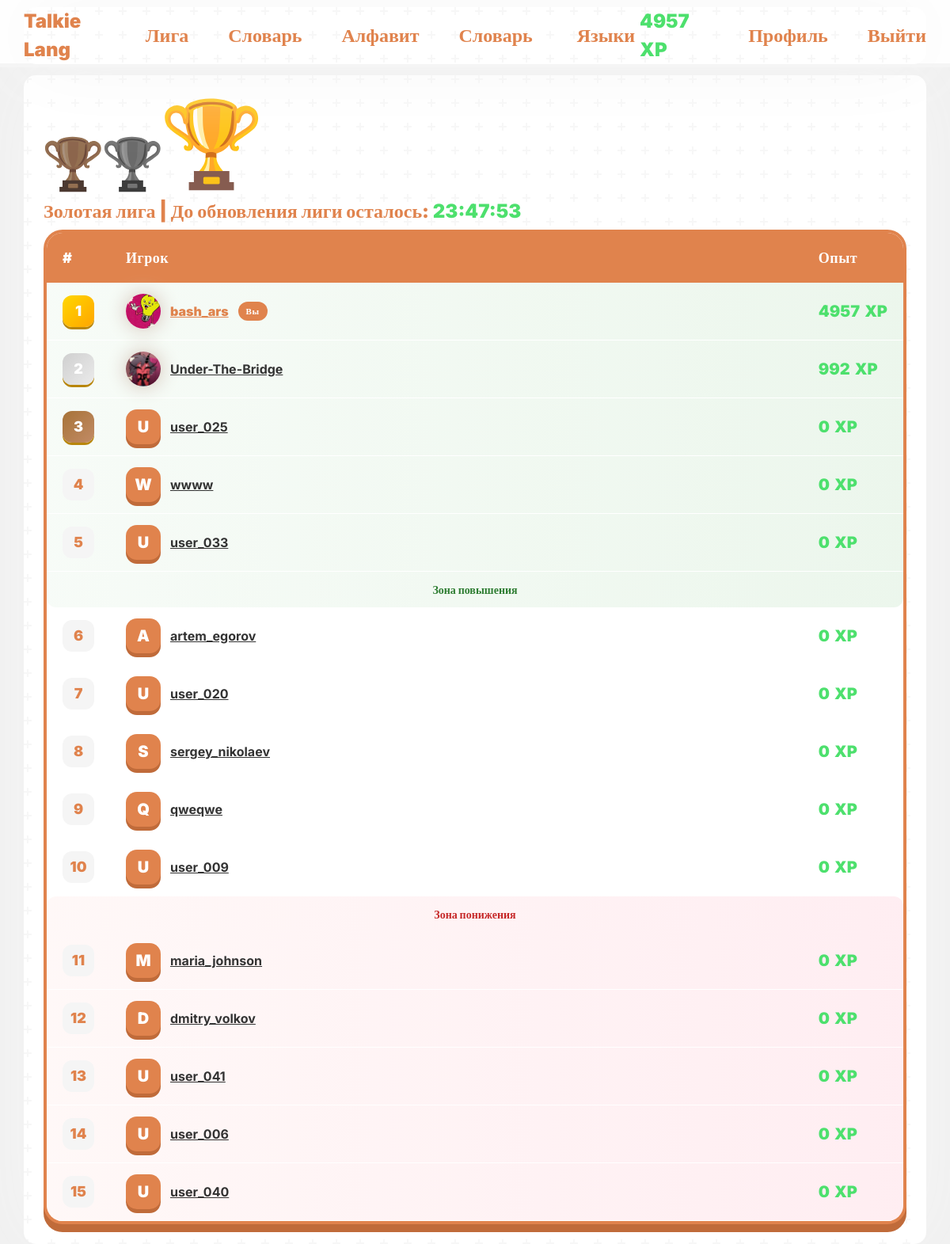
/league/index.php (signed in), run on the app's committed database.
### tables this page shows
CREATE TABLE `users` (
  `user_id` int NOT NULL,
  `user_login` text NOT NULL,
  `user_email` text NOT NULL,
  `user_password` text NOT NULL,
  `user_pfp` text NOT NULL,
  `user_role` enum('user','admin') NOT NULL DEFAULT 'user',
  `user_weekly_xp` int NOT NULL DEFAULT '0',
  `user_league` int NOT NULL DEFAULT '1'
);

CREATE TABLE `leagues` (
  `league_id` int NOT NULL,
  `league_name` text NOT NULL
);

CREATE TABLE `league_users` (
  `id` int NOT NULL,
  `user_id` int NOT NULL,
  `weekly_league_id` varchar(12) NOT NULL
);

### connection-db.php (called while the page is built, shortened)
<?php
$conn = mysqli_connect("localhost","root","","Lang");
if(isset($_SESSION["id"])){
    $id = $_SESSION["id"];
    $user = mysqli_fetch_assoc(mysqli_query($conn, "select * from users join leagues on leagues.league_id = users.user_league where user_id = $id"));
}

### league/index.php (the view, shortened to what this page needs)
<?php
require "../connection-db.php";
$id = $_SESSION["id"];
$inLeague = false;
if (mysqli_num_rows(mysqli_query($conn, "SELECT * FROM `league_users` where user_id = $id")) != 0) {
    $inLeague = true;
    $league_id = mysqli_fetch_array(mysqli_query($conn, "SELECT * FROM `league_users` where user_id = $id"))[2];
    $sql = "select * from weekly_league join league_users on league_users.weekly_league_id = weekly_league.id join users on users.user_id = league_users.user_id where weekly_league.id = '$league_id'  ORDER BY users.user_weekly_xp DESC";
    $league = mysqli_fetch_all(mysqli_query($conn, $sql), MYSQLI_ASSOC);
}
?>
<!DOCTYPE html>
<html lang="en">
<?php include "../components/head.php"; ?>
<body>
    <?php include "../components/header.php"; ?>
    <main class="container">
        <?php if ($inLeague): ?>
            <div>
                <div class="d-flex align-items-end mb-2">
                    <img class="trophy copper <?= $user["league_name"] == 'Бронзавая лига' ? "active" : "" ?>"
                        src="../assets/trophy-svgrepo-com.svg" alt="">
                    <img class="trophy silver <?= $user["league_name"] == 'Серебряная лига' ? "active" : "" ?>"
                        src="../assets/trophy-svgrepo-com.svg" alt="">
                    <img class="trophy gold <?= $user["league_name"] == 'Золотая лига' ? "active" : "" ?>"
                        src="../assets/trophy-svgrepo-com.svg" alt="">
                </div>
                <h4 style="color: var(--main-color); font-weight: 900;"><?= $user["league_name"] ?> | До обновления лиги
                    осталось: <span class="timer" style="color: var(--green-color);"></span></h4>
            </div>
            <div class="league-table-wrapper">
                <table class="league-table">
                    <thead>
                        <tr>
                            <th>#</th>
                            <th>Игрок</th>
                            <th>Опыт</th>
                        </tr>
                    </thead>
                    <tbody>
                        <?php
                        $count = 0;
                        foreach ($league as $us):
                            $count++;
                            $rank = ($count == 1) ? 'top-rank' : (($count == 2) ? 'mid-rank' : (($count == 3) ? 'bottom-rank' : ''));
                            $row = ($count >= 1 && $count <= 5) ? 'green' : (($count > 10 && $count <= 15) ? 'red' : '');
                            ?>
                            <tr class="league-row <?= $row ?>" style="animation: t <?= $count / 10 ?>s ease;">
                                <td class="rank-cell">
                                    <span class="rank-number <?= $rank ?>">
                                        <?= $count ?>
                                    </span>
                                </td>
                                <td class="player-cell">
                                    <div class="player-info">
                                        <?php if (empty($us["user_pfp"])): ?>
                                            <div class="player-avatar">
                                                <?= strtoupper($us["user_login"][0]) ?>
                                            </div>
                                        <?php else: ?>
                                            <img class="player-avatar pfp" src="/images/<?= $us["user_pfp"] ?>" alt="">
                                        <?php endif; ?>
                                        <a href="/profile/?user=<?= $us["user_login"] ?>"
                                            class="player-name <?= ($us["user_id"] == $user["user_id"]) ? 'current-user-name' : '' ?> <?= $rank ?>">
                                            <?= $us["user_login"] ?>
                                        </a>
                                        <?php if ($us["user_id"] == $user["user_id"]): ?>
                                            <span class="you-badge">Вы</span>
                                        <?php endif; ?>
                                    </div>
                                </td>
                                <td class="xp-cell">
                                    <div class="xp-display">
                                        <span class="xp-value"><?= $us["user_weekly_xp"] ?></span>
                                        <span class="xp-value">XP</span>
                                    </div>
                                </td>
                            </tr>
                            <?php if ($count == 5): ?>
                                <tr class="separator-row promotion-separator">
                                    <td colspan="3">
                                        <div class="zone-divider promotion">
                                            <span>Зона повышения</span>
                                        </div>
                                    </td>
                                </tr>
                            <?php endif; ?>
                            <?php if ($count == 10): ?>
                                <tr class="separator-row demotion-separator">
                                    <td colspan="3">
                                        <div class="zone-divider demotion">
                                            <span>Зона понижения</span>
                                        </div>
                                    </td>
                                </tr>
                            <?php endif; ?>
                        <?php endforeach; ?>
                    </tbody>
                </table>
            </div>
        <?php endif; ?>
    </main>
</body>
</html>

### components/header.php (shortened to what this page needs)
<header>
    <div class="nav-bar">
        <div class="container header">
            <div>
                <a class="header-btns" href="/?lang=<?= $_SESSION["lang"] ?>">Talkie Lang</a>
                <a class="header-btns" href="/league">Лига</a>
                <?php if (!isset($_SESSION["lang"])): ?>
                    <a class="header-btns" href="/dictionary">Словарь</a>
                <?php endif; ?>
                <a class="header-btns" href="/letters">Алфавит</a>
                <a class="header-btns" href="/dictionary">Словарь</a>
                <div class="dropdown">
                    <button class="header-btns" type="button" data-bs-toggle="dropdown" aria-expanded="false">
                        Языки
                    </button>
                </div>
            </div>
            <div>
                <?php if (!isset($_SESSION["id"])): ?>
                    <a class="header-btns" href="/welcome/">Вход</a>
                    <a class="header-btns" href="/register/">Регистрация</a>
                <?php else: ?>
                    <p class="xp"><?= $user["user_weekly_xp"] ?> XP</p>
                    <a class="header-btns" href="/profile/">Профиль</a>
                    <a class="header-btns" href="/logout.php">Выйти</a>
                <?php endif; ?>
            </div>
        </div>
    </div>
</header>

### data on the page
users: user_weekly_xp "4957", user_league.league_name "Золотая лига"
league_users: user.user_pfp (picture), user.user_login "bash_ars", shows "Вы", user.user_weekly_xp "4957"
league_users: user.user_pfp (picture), user.user_login "Under-The-Bridge", user.user_weekly_xp "992"
league_users: user.user_login "U", user.user_login "user_025", user.user_weekly_xp "0"
league_users: user.user_login "W", user.user_login "wwww", user.user_weekly_xp "0"
league_users: user.user_login "U", user.user_login "user_033", user.user_weekly_xp "0", shows "Зона повышения"
league_users: user.user_login "A", user.user_login "artem_egorov", user.user_weekly_xp "0"
league_users: user.user_login "U", user.user_login "user_020", user.user_weekly_xp "0"
league_users: user.user_login "S", user.user_login "sergey_nikolaev", user.user_weekly_xp "0"
league_users: user.user_login "Q", user.user_login "qweqwe", user.user_weekly_xp "0"
league_users: user.user_login "U", user.user_login "user_009", user.user_weekly_xp "0", shows "Зона понижения"
league_users: user.user_login "M", user.user_login "maria_johnson", user.user_weekly_xp "0"
league_users: user.user_login "D", user.user_login "dmitry_volkov", user.user_weekly_xp "0"
league_users: user.user_login "U", user.user_login "user_041", user.user_weekly_xp "0"
league_users: user.user_login "U", user.user_login "user_006", user.user_weekly_xp "0"
league_users: user.user_login "U", user.user_login "user_040", user.user_weekly_xp "0"
